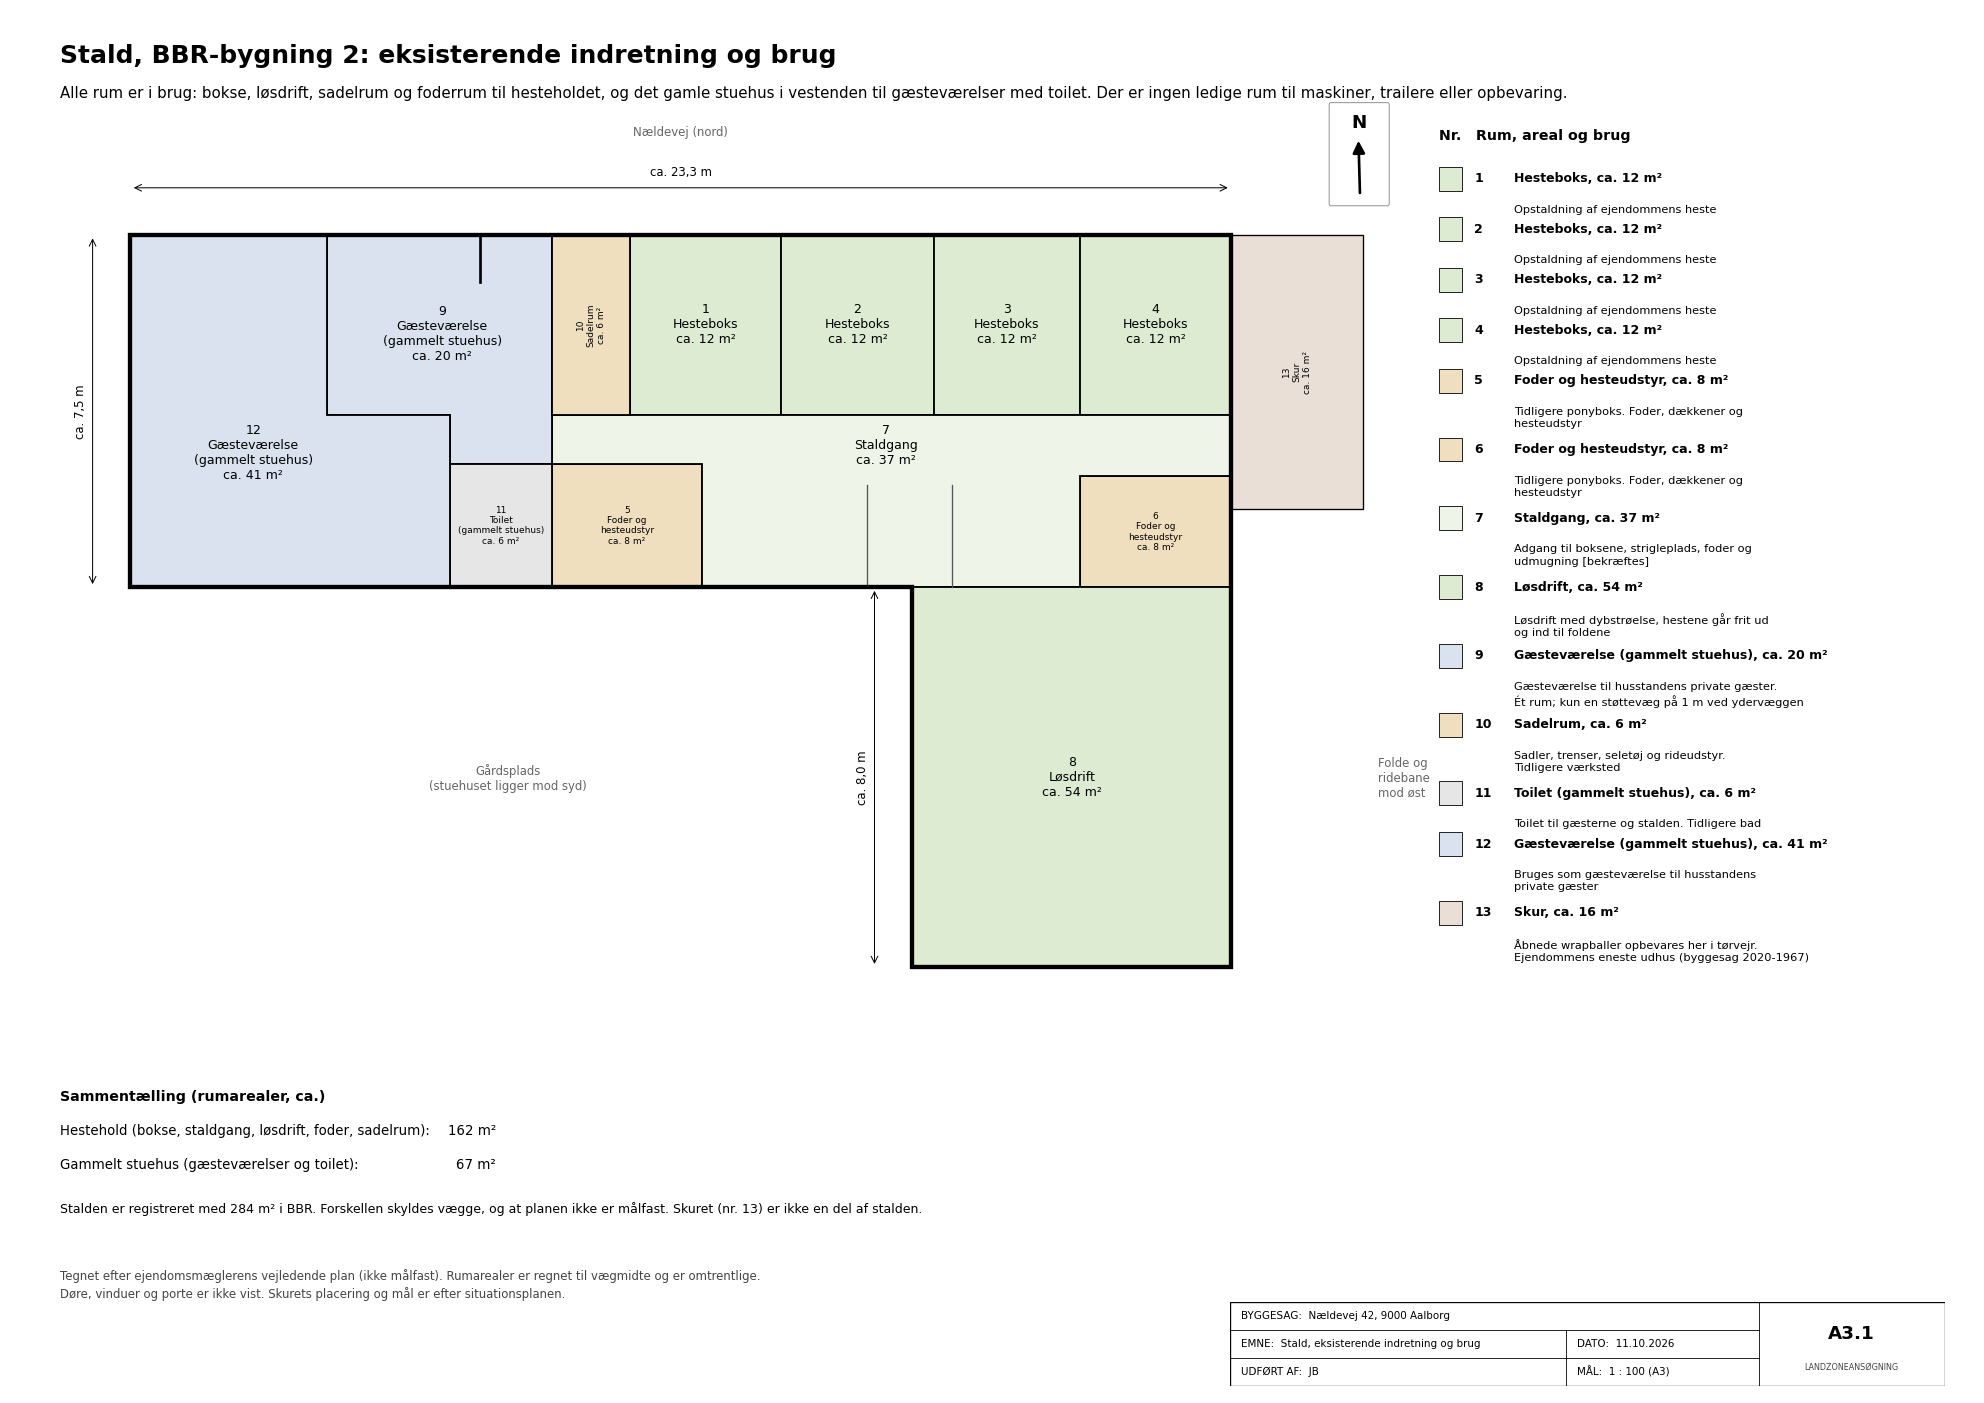

Write the Python code that produced this figure.
#!/usr/bin/env python3
"""Tegner staldens eksisterende indretning og brug (bilag A3.1), så det fremgår, at alle rum er i brug.

Kør:  python3 tegninger/stald_plan.py
Giver: tegninger/stald_plan.pdf / .png   (A3 liggende, 1:100)

Rummene er målt op efter mæglerens vejledende plan fra salgsopstillingen (9.9.2024), som ikke er målfast.
Koordinater i meter: x fra staldens nordvestlige hjørne mod øst, y mod syd. Brugen står i listen RUM;
tekst i [kantede parenteser] skal oplyses af ejer.
"""
from pathlib import Path

import matplotlib
matplotlib.use("Agg")
import matplotlib.pyplot as plt
from matplotlib.patches import Polygon
from nordpil import nordpil
from tegningshoved import tegningshoved

BYGNINGSDREJNING = 1.6   # planen følger bygningerne, som ligger ca. 1,6 grader drejet fra stik nord
HER = Path(__file__).parent

L, D = 23.3, 7.46                 # hovedlængens udvendige længde og dybde
FX0, FY1 = 16.55, 15.5            # sydfløjens vestside og sydgavl
GANG_Y = 3.8                      # skillelinje mellem nordlige rum og staldgang
HEST, SADEL, BOLIG, VAAD, SKUR = "#dcebd2", "#f0dfbf", "#d9e2ee", "#e6e6e6", "#eadfd6"


def kasse(x0, y0, x1, y1):
    return [(x0, y0), (x1, y0), (x1, y1), (x0, y1)]


# (nr, navn, polygon, farve, brug)
RUM = [
    ("1", "Hesteboks", kasse(10.57, 0, 13.78, GANG_Y), HEST, "Opstaldning af ejendommens heste"),
    ("2", "Hesteboks", kasse(13.78, 0, 17.0, GANG_Y), HEST, "Opstaldning af ejendommens heste"),
    ("3", "Hesteboks", kasse(17.0, 0, 20.1, GANG_Y), HEST, "Opstaldning af ejendommens heste"),
    ("4", "Hesteboks", kasse(20.1, 0, L, GANG_Y), HEST, "Opstaldning af ejendommens heste"),
    ("5", "Foder og hesteudstyr", kasse(8.92, 4.84, 12.1, D), SADEL, "Tidligere ponyboks. Foder, dækkener og hesteudstyr"),
    ("6", "Foder og hesteudstyr", kasse(20.1, 5.1, L, D), SADEL, "Tidligere ponyboks. Foder, dækkener og hesteudstyr"),
    ("7", "Staldgang", [(8.92, GANG_Y), (L, GANG_Y), (L, 5.1), (20.1, 5.1), (20.1, D), (12.1, D), (12.1, 4.84), (8.92, 4.84)], "#eef5e8",
     "Adgang til boksene, strigleplads, foder og udmugning [bekræftes]"),
    ("8", "Løsdrift", kasse(FX0, D, L, FY1), HEST, "Løsdrift med dybstrøelse, hestene går frit ud og ind til foldene"),
    ("9", "Gæsteværelse (gammelt stuehus)", [(4.17, 0), (8.92, 0), (8.92, 4.84), (6.76, 4.84), (6.76, GANG_Y), (4.17, GANG_Y)], BOLIG,
     "Gæsteværelse til husstandens private gæster. Ét rum; kun en støttevæg på 1 m ved ydervæggen"),
    ("10", "Sadelrum", kasse(8.92, 0, 10.57, GANG_Y), SADEL, "Sadler, trenser, seletøj og rideudstyr. Tidligere værksted"),
    ("11", "Toilet (gammelt stuehus)", kasse(6.76, 4.84, 8.92, D), VAAD, "Toilet til gæsterne og stalden. Tidligere bad"),
    ("12", "Gæsteværelse (gammelt stuehus)", [(0, 0), (4.17, 0), (4.17, GANG_Y), (6.76, GANG_Y), (6.76, D), (0, D)], BOLIG,
     "Bruges som gæsteværelse til husstandens private gæster"),
    ("13", "Skur", kasse(L, 0, L + 2.8, 5.8), SKUR, "Åbnede wrapballer opbevares her i tørvejr. Ejendommens eneste udhus (byggesag 2020-1967)"),
]


def areal(p):
    return abs(sum(p[i][0] * p[(i + 1) % len(p)][1] - p[(i + 1) % len(p)][0] * p[i][1] for i in range(len(p)))) / 2


def midte(p):
    return sum(q[0] for q in p) / len(p), sum(q[1] for q in p) / len(p)


def dk(tal, dec=0):
    return f"{tal:.{dec}f}".replace(".", ",")


fig = plt.figure(figsize=(420 / 25.4, 297 / 25.4))
X0, X1, Y0, Y1 = -1.5, 27.5, -2.5, 17.0                       # udsnit i meter; 1 m = 10 mm på A3 giver 1:100
ax = fig.add_axes([0.03, 0.26, (X1 - X0) * 10 / 420, (Y1 - Y0) * 10 / 297])
ax.set_xlim(X0, X1)
ax.set_ylim(Y1, Y0)
ax.set_aspect("equal")
ax.axis("off")

MIDT = {"7": (16.0, 4.45), "9": (6.6, 2.1), "12": (2.6, 4.6)}   # tekstplacering i rum, der ikke er rektangler
for nr, navn, p, farve, _ in RUM:
    ax.add_patch(Polygon(p, closed=True, fc=farve, ec="black", lw=1.1 if nr != "13" else 0.8, zorder=2))
    mx, my = MIDT.get(nr, midte(p))
    lille = nr in ("5", "6", "10", "11", "13")
    ax.text(mx, my, f"{nr}\n{navn.replace(chr(32) + chr(40), chr(10) + chr(40)).replace(chr(32) + chr(111) + chr(103) + chr(32), chr(32) + chr(111) + chr(103) + chr(10))}\nca. {dk(areal(p))} m²", fontsize=5.4 if lille else 7.5, ha="center", va="center", zorder=4,
            rotation=90 if nr in ("10", "13") else 0)
# ydervægge
omrids = [(0, 0), (L, 0), (L, FY1), (FX0, FY1), (FX0, D), (0, D)]
ax.add_patch(Polygon(omrids, closed=True, fc="none", ec="black", lw=2.6, zorder=5))
# støttevæg i gæsteværelset (nr. 9): 1 m ind fra ydervæggen mod nord
ax.plot([7.4, 7.4], [0, 1.0], color="black", lw=1.6, zorder=3)
# lette skillevægge i staldgangen
for x in (15.6, 17.4):
    ax.plot([x, x], [5.3, D], color="#555555", lw=0.8, zorder=3)
# hovedmål
ax.annotate("", (0, -1.0), (L, -1.0), arrowprops=dict(arrowstyle="<->", lw=0.6))
ax.text(L / 2, -1.25, f"ca. {dk(L, 1)} m", fontsize=7, ha="center")
ax.annotate("", (-0.8, 0), (-0.8, D), arrowprops=dict(arrowstyle="<->", lw=0.6))
ax.text(-1.05, D / 2, f"ca. {dk(D, 1)} m", fontsize=7, ha="center", va="center", rotation=90)
ax.annotate("", (FX0 - 0.8, D), (FX0 - 0.8, FY1), arrowprops=dict(arrowstyle="<->", lw=0.6))
ax.text(FX0 - 1.05, (D + FY1) / 2, f"ca. {dk(FY1 - D, 1)} m", fontsize=7, ha="center", va="center", rotation=90)
ax.text(L / 2, -2.1, "Nældevej (nord)", fontsize=7, ha="center", color="#666666")
ax.text(8.0, 11.5, "Gårdsplads\n(stuehuset ligger mod syd)", fontsize=7, ha="center", va="center", color="#666666")
ax.text(L + 3.1, 11.5, "Folde og\nridebane\nmod øst", fontsize=7, va="center", color="#666666")

fig.text(0.03, 0.955, "Stald, BBR-bygning 2: eksisterende indretning og brug", fontsize=15, weight="bold")
fig.text(0.03, 0.93, "Alle rum er i brug: bokse, løsdrift, sadelrum og foderrum til hesteholdet, og det gamle stuehus i vestenden til gæsteværelser med toilet. Der er ingen ledige rum til maskiner, trailere eller opbevaring.", fontsize=9)

# rumliste
tx, ty, dy = 0.725, 0.90, 0.036
fig.text(tx, ty, "Nr.   Rum, areal og brug", fontsize=8.5, weight="bold")
import textwrap
y = ty - 0.03
for nr, navn, p, farve, brug in RUM:
    linjer = textwrap.wrap(brug, 46)
    fig.patches.append(plt.Rectangle((tx, y - 0.006), 0.012, 0.017, fc=farve, ec="black", lw=0.5, transform=fig.transFigure))
    fig.text(tx + 0.018, y, f"{nr}", fontsize=7.5, weight="bold")
    fig.text(tx + 0.038, y, f"{navn}, ca. {dk(areal(p))} m²", fontsize=7.5, weight="bold")
    fig.text(tx + 0.038, y - 0.016, "\n".join(linjer), fontsize=6.8, va="top", linespacing=1.3)
    y -= dy + 0.013 * (len(linjer) - 1)

grupper = {"Hestehold (bokse, staldgang, løsdrift, foder, sadelrum)": [r for r in RUM if r[0] in "1 2 3 4 5 6 7 8 10".split()],
           "Gammelt stuehus (gæsteværelser og toilet)": [r for r in RUM if r[0] in ("9", "11", "12")]}
yy = 0.215
fig.text(0.03, yy, "Sammentælling (rumarealer, ca.)", fontsize=8.5, weight="bold")
for i, (g, rr) in enumerate(grupper.items()):
    fig.text(0.03, yy - 0.024 * (i + 1), f"{g}:", fontsize=8)
    fig.text(0.25, yy - 0.024 * (i + 1), f"{dk(sum(areal(r[2]) for r in rr))} m²", fontsize=8, ha="right")
fig.text(0.03, yy - 0.024 * 3.3, "Stalden er registreret med 284 m² i BBR. Forskellen skyldes vægge, og at planen ikke er målfast. Skuret (nr. 13) er ikke en del af stalden.", fontsize=7.5)
fig.text(0.03, 0.075, "Tegnet efter ejendomsmæglerens vejledende plan (ikke målfast). Rumarealer er regnet til vægmidte og er omtrentlige.\n"
                      "Døre, vinduer og porte er ikke vist. Skurets placering og mål er efter situationsplanen.", fontsize=7, color="#444444", linespacing=1.4)

nordpil(fig, 0.685, 0.89, vinkel=BYGNINGSDREJNING)
tegningshoved(fig, "Stald, eksisterende indretning og brug", "1 : 100 (A3)", "A3.1", x=0.62, y=0.012, b=0.36, h=0.06)
fig.savefig(HER / "stald_plan.pdf")
fig.savefig(HER / "stald_plan.png", dpi=120)
print("stald_plan.pdf")
